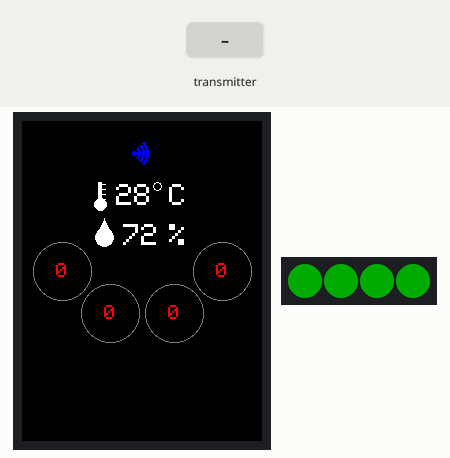
Recording of a sketch running on a simulated ESP32. Shown: 240×320 colour display, 4 RGB LEDs in strip order, left to right. The inputs (shaded band) are chosen by the test bench. Dim RGB values are drawn brighter than linear.

Above: at 3.0 s.
3.1 s: the transmitter starts sending moisture1 = 1024
At 4.3 s:
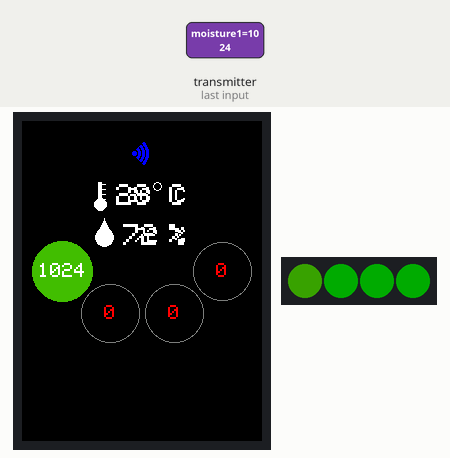
5.3 s: the transmitter starts sending moisture2 = 2048
At 6.4 s:
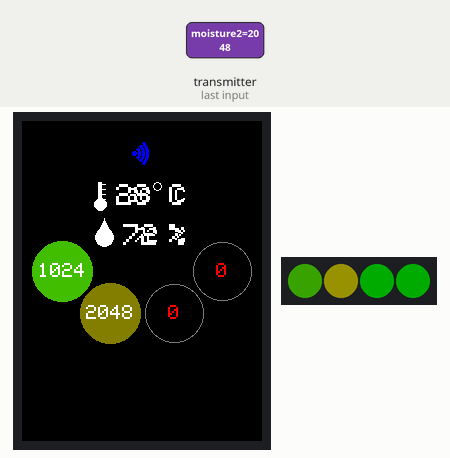
7.4 s: the transmitter starts sending moisture3 = 4095
At 8.5 s:
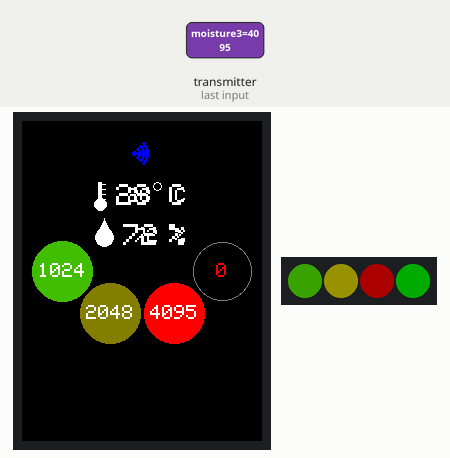
9.4 s: the transmitter starts sending moisture2 = 0
At 10.5 s:
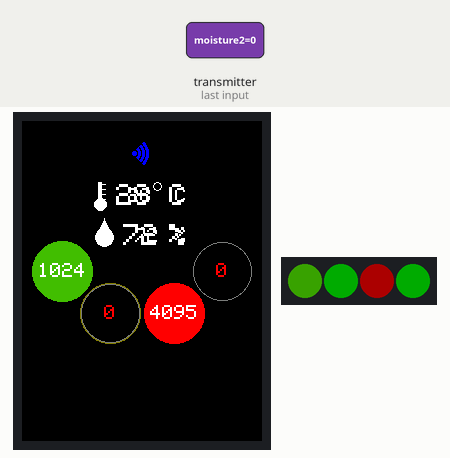
11.5 s: the transmitter starts sending moisture3 = 0
At 12.6 s:
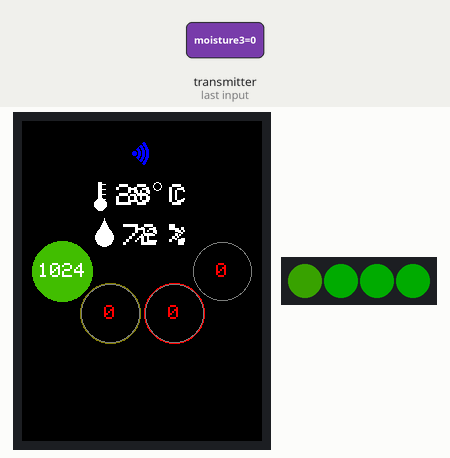
13.5 s: the transmitter starts sending moisture4 = 2048
At 14.7 s:
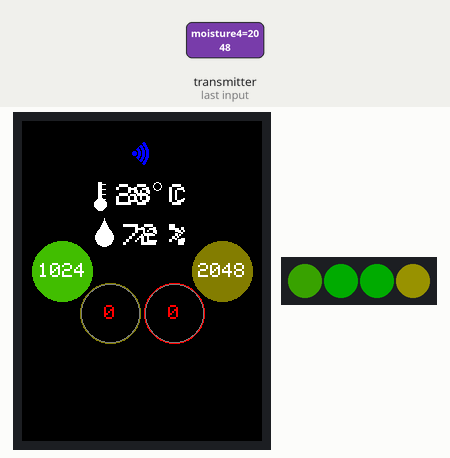
Timing chart, 0 to 16.5 s (numbered marks = the images above; inputs shaded):
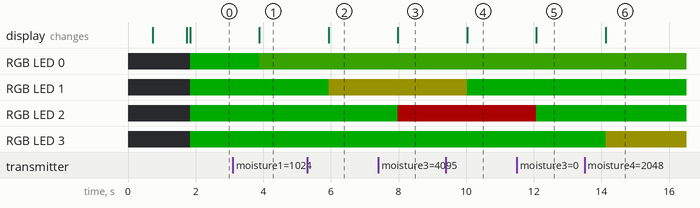

Measured:
- after the input at 3.1 s, RGB LED 0: RGB(0, 48, 0) → RGB(12, 35, 0) after 0.78 s; the display: changes after 0.78 s (image 1)
- after the input at 5.3 s, RGB LED 1: RGB(0, 48, 0) → RGB(24, 23, 0) after 0.63 s; the display: changes after 0.63 s (image 2)
- after the input at 7.4 s, RGB LED 2: RGB(0, 48, 0) → RGB(47, 0, 0) after 0.58 s; the display: changes after 0.58 s (image 3)
- after the input at 9.4 s, RGB LED 1: RGB(24, 23, 0) → RGB(0, 48, 0) after 0.63 s; the display: changes after 0.63 s (image 4)
- after the input at 11.5 s, RGB LED 2: RGB(47, 0, 0) → RGB(0, 48, 0) after 0.57 s; the display: changes after 0.57 s (image 5)
- after the input at 13.5 s, RGB LED 3: RGB(0, 48, 0) → RGB(24, 23, 0) after 0.62 s; the display: changes after 0.62 s (image 6)

The sketch:

PLANT_RX_ROUND_LEDS_ESPNOW.ino
```cpp
/// TESTING 1.28" TFT ROUND DISPLAY


/*
IMPORTANT: ALTERATION ON LIBRARY user_Setup.h FILE
Only ONE driver uncommented on the file Arduino/libraries/TFT_eSPI/User_SetUp.h
// Only define one driver, the other ones must be commented out
#define GC9A01_DRIVER    /// <<< THAT'S THE CURRENT DISPLAY CHIP


ALSO this session was altered:
======
// For ESP32 Dev board (only tested with GC9A01 display)
// The hardware SPI can be mapped to any pins

#define TFT_MOSI 23 // In some display driver board, it might be written as "SDA" and so on.
#define TFT_SCLK 18
#define TFT_CS   22 // Chip select control pin
#define TFT_DC   16  // Data Command control pin
#define TFT_RST  4  // Reset pin (could connect to Arduino RESET pin)
//#define TFT_BL   22  // LED back-light
======

*/


// ESPNOW COMMUNICATION

#include <esp_now.h>
#include <WiFi.h>

// REPLACE WITH THE MAC Address of your receiver
//uint8_t broadcastAddress[] = {0x7C, 0x9E, 0xBD, 0x45, 0xB3, 0xC0}; // OCTOSENSOR #4
uint8_t broadcastAddress[] = {0xFF, 0xFF, 0xFF, 0xFF, 0xFF, 0xFF};


// ROUND TFT DISPLAY
#include <TFT_eSPI.h> // Hardware-specific library
#include <SPI.h>

TFT_eSPI tft = TFT_eSPI();       // Invoke custom library


// Display settings
const int SCREEN_WIDTH = 240;
const int SCREEN_HEIGHT = 240;
const int CENTER_X = SCREEN_WIDTH / 2;
const int CENTER_Y = SCREEN_HEIGHT / 2;
const int RADIUS = 30;  // moisture circles radius

/// 4 LEDs
#include <FastLED.h>

// FastLED setup
#define LED_PIN     26          // Choose an appropriate pin
#define NUM_LEDS    4
#define LED_TYPE    WS2812B
#define COLOR_ORDER GRB
#define BRIGHTNESS  48

CRGB leds[NUM_LEDS];


// Moisture Circles Positions
int posX[4];
int posY[4];

// Simulated or actual moisture readings (0–1023)
//int moisture1, moisture2, moisture3, moisture4;


// communication

// Define variables to store readings to be sent
//int octoCommand;
//int octoNode;
//int octoValue;

// Define variables to store incoming readings
float incoming_plantTemp;
float incoming_plantUmid;
int incoming_plantMoisture1;
int incoming_plantMoisture2;
int incoming_plantMoisture3;
int incoming_plantMoisture4;

// Variable to store if sending data was successful
String success;


//Structure example to send data
//Must match the receiver structure

typedef struct struct_message {
  float temp;
  float umid;
  int moisture1;
  int moisture2;
  int moisture3;
  int moisture4;

} struct_message;


// Create a struct_message called BME280Readings to hold sensor readings
struct_message plantReadings;


// Create a struct_message to hold incoming sensor readings
struct_message incomingReadings;

esp_now_peer_info_t peerInfo;


//   TTTTT    X   X
//     T       X X
//     T        X
//     T       X X
//     T      X   X


// Callback when data is sent
void OnDataSent(const uint8_t *mac_addr, esp_now_send_status_t status) {
  //Serial.print("\r\nLast Packet Send Status:\t");
  //Serial.println(status == ESP_NOW_SEND_SUCCESS ? "Delivery Success" : "Delivery Fail");
  if (status ==0){
    success = "TX OK";
  }
  else{
    success = "TX Fail :(";
  }
}


//   RRRR    X   X
//   R   R    X X
//   RRRR      X
//   R R      X X
//   R  R    X   X

// Callback when data is received
void OnDataRecv(const esp_now_recv_info_t *recv_info, const uint8_t *incomingData, int len) {
  memcpy(&incomingReadings, incomingData, sizeof(incomingReadings));
  //Serial.print("Bytes received: ");
  //Serial.println(len);
  incoming_plantTemp = incomingReadings.temp;
  incoming_plantUmid = incomingReadings.umid;
  incoming_plantMoisture1 = incomingReadings.moisture1;
  incoming_plantMoisture2 = incomingReadings.moisture2;
  incoming_plantMoisture3 = incomingReadings.moisture3;
  incoming_plantMoisture4 = incomingReadings.moisture4;
}

void setup() {

// Init Serial Monitor
  Serial.begin(115200);


/// ESP NOW COMMUNICATION
// Set device as a Wi-Fi Station
  WiFi.mode(WIFI_STA);

  // Init ESP-NOW
  if (esp_now_init() != ESP_OK) {
    //Serial.println("Error initializing ESP-NOW");
    return;
  }

  // Once ESPNow is successfully Init, we will register for Send CB to
  // get the status of Trasnmitted packet
  esp_now_register_send_cb(OnDataSent);

  // Register peer
  memcpy(peerInfo.peer_addr, broadcastAddress, 6);
  peerInfo.channel = 0;
  peerInfo.encrypt = false;

  // Add peer
  if (esp_now_add_peer(&peerInfo) != ESP_OK){
    //Serial.println("Failed to add peer");
    return;
  }
  // Register for a callback function that will be called when data is received
  esp_now_register_recv_cb(OnDataRecv);

  // FastLED initialization
  FastLED.addLeds<LED_TYPE, LED_PIN, COLOR_ORDER>(leds, NUM_LEDS);
  FastLED.setBrightness(BRIGHTNESS);


// DISPLAY INIT
  tft.init();
    tft.setRotation(0);


  tft.fillScreen(TFT_BLACK);

    delay(500);

  tft.drawRect(60, 60, tft.width()/2, tft.height()/2, TFT_PURPLE);

    // Set "cursor" at top left corner of display (0,0) and select font 4

  // We can now plot text on screen using the "print" class
  tft.setTextColor(TFT_GREENYELLOW);
  tft.setCursor(65, 100, 2);
  tft.println("*PLANT SENSOR*");
  tft.setTextColor(TFT_GREEN);
  tft.setCursor(70, 120, 2);
  tft.println("v0.0 mar2025");

  delay(1000);


  tft.fillScreen(TFT_BLACK);


  // circles positions
  posX[0] = 40;    posY[0] = 150; //
  posX[1] = 88;    posY[1] = 192; //
  posX[2] = 152;   posY[2] = 192; //
  posX[3] = 200;   posY[3] = 150; //

/*
  tft.fillCircle(152, 192, 30, TFT_GREEN);
  tft.fillCircle(88, 192, 30, TFT_GREEN);
  tft.fillCircle(40, 150, 30, TFT_GREEN);
  tft.fillCircle(200, 150, 30, TFT_GREEN);
*/

  tft.setTextColor(TFT_WHITE);
  tft.setTextSize(3);
  tft.setTextFont(1);

// temp display
  drawTemperatureIcon(78, 73);  // temp icon
  tft.setTextDatum(MR_DATUM); // align RIGHT
  tft.drawString("28", 130, 75);
  tft.drawCircle(135,65,4,TFT_WHITE);
  tft.drawString("C", 165, 75);

// umid display
  drawDropIcon(82, 125);  // drop icon
  tft.setTextDatum(MR_DATUM); // align RIGHT
  tft.drawString("72", 137, 115);
  tft.drawString("%", 165, 115);


// wifi-display
  drawWiFiIcon(110, 32);  //


}

void loop() {
  // put your main code here, to run repeatedly:


  int readings[4] = {incoming_plantMoisture1, incoming_plantMoisture2, incoming_plantMoisture3, incoming_plantMoisture4};

  // Draw each circle
  for (int i = 0; i < 4; i++) {

    uint16_t color = getColorFromValue(readings[i]);


    if (readings[i]<200) {
          tft.fillCircle(posX[i], posY[i], RADIUS-1, TFT_DARKGREY);
          tft.fillCircle(posX[i], posY[i], RADIUS-2, TFT_BLACK);

          // Optional: display moisture value as text
    //tft.setTextColor(TFT_WHITE, color);
    tft.setTextDatum(MC_DATUM); // Centered text
    tft.setTextColor(TFT_RED);
    tft.setTextSize(2);
    tft.setTextFont(1);
    tft.drawNumber(readings[i], posX[i], posY[i]);
    } else {

    tft.fillCircle(posX[i], posY[i], RADIUS, color);
    //tft.drawCircle(posX[i], posY[i], RADIUS, TFT_WHITE);  // optional outline

    // Optional: display moisture value as text
    tft.setTextColor(TFT_WHITE, color);
    tft.setTextDatum(MC_DATUM); // Centered text
    tft.setTextColor(TFT_WHITE);
    tft.setTextSize(2);
    tft.setTextFont(1);
    tft.drawNumber(readings[i], posX[i], posY[i]);

    // temp display
  drawTemperatureIcon(78, 73);  // temp icon
  tft.setTextDatum(MR_DATUM); // align RIGHT
  tft.drawString("28", 130, 75);
  tft.drawCircle(135,65,4,TFT_WHITE);
  tft.drawString("C", 165, 75);

// umid display
  drawDropIcon(82, 125);  // drop icon
  tft.setTextDatum(MR_DATUM); // align RIGHT
  tft.drawString("72", 137, 115);
  tft.drawString("%", 165, 115);
    }
  }

  updateLEDs();

  delay(1000); // Adjust refresh rate


}


void drawWiFiIcon(int x, int y) {
  // Draw 3 arcs with increasing radius
  tft.drawArc(x, y, 14, 16, 225, 315, TFT_BLUE, TFT_BLACK); // outer arc
  tft.drawArc(x, y, 10, 12, 225, 315, TFT_BLUE, TFT_BLACK); // middle arc
  tft.drawArc(x, y, 6, 8, 225, 315, TFT_BLUE, TFT_BLACK);   // inner arc

  // Draw center dot
  tft.fillCircle(x+2, y, 2, TFT_BLUE);  // small dot at bottom center
}

void drawTemperatureIcon(int x, int y) {
  // Draw bulb (bottom circle)
  tft.fillCircle(x, y + 10, 6, TFT_WHITE);         // Outer red bulb
  //tft.drawCircle(x, y + 10, 6, TFT_WHITE);       // Outline

  // Draw vertical tube
  tft.fillRect(x - 2, y - 12, 4, 18, TFT_WHITE); // Thermometer tube
  //tft.fillRect(x - 1, y - 11, 2, 20, TFT_WHITE);   // Red fill for mercury

  // Draw outline around tube
  //tft.drawRect(x - 2, y - 12, 4, 22, TFT_WHITE);

  // Optional: Draw side ticks
  for (int i = 0; i < 5; i++) {
    int tickY = y - 10 + i * 5;
    tft.drawFastHLine(x + 2, tickY, 4, TFT_WHITE);
  }
}

// 🔷 Draw a 28-pixel tall blue water drop icon at (x, y) – center bottom of drop
void drawDropIcon(int x, int y) {
  // Dimensions
  int height = 28;
  int width = 18;
  int radius = 9;

  // Draw bottom circle (bulb of the drop)
  tft.fillCircle(x, y - radius, radius, TFT_WHITE);

  // Draw top triangle (pointy part of the drop)
  int topY = y - height;
  tft.fillTriangle(x - radius, y - radius, x + radius, y - radius, x, topY, TFT_WHITE);

  // Optional: outline
  //tft.drawCircle(x, y - radius, radius, TFT_WHITE);
  //tft.drawLine(x, topY, x - radius, y - radius, TFT_WHITE);
  //tft.drawLine(x, topY, x + radius, y - radius, TFT_WHITE);
}


// Map moisture value (0–1023) to RGB565 red–green gradient
uint16_t getColorFromValue(int value) {
  value = constrain(value, 0, 4095);
  uint8_t red   = map(value, 4095, 0, 255, 0);   // Red fades out
  uint8_t green = map(value, 4095, 0, 0, 255);   // Green increases
  return tft.color565(red, green, 0);
}


void updateLEDs() {
  // Array of moisture variables
  int moistureValues[4] = {incoming_plantMoisture1, incoming_plantMoisture2, incoming_plantMoisture3, incoming_plantMoisture4};

  for (int i = 0; i < 4; i++) {
    // Get 16-bit RGB565 color from TFT logic
    uint16_t color565 = getColorFromValue(moistureValues[i]);

    // Convert RGB565 to RGB888 (FastLED format)
    uint8_t r = ((color565 >> 11) & 0x1F) << 3;
    uint8_t g = ((color565 >> 5) & 0x3F) << 2;
    uint8_t b = (color565 & 0x1F) << 3;

    leds[i] = CRGB(r, g, b);
  }

  FastLED.show();
}
```
